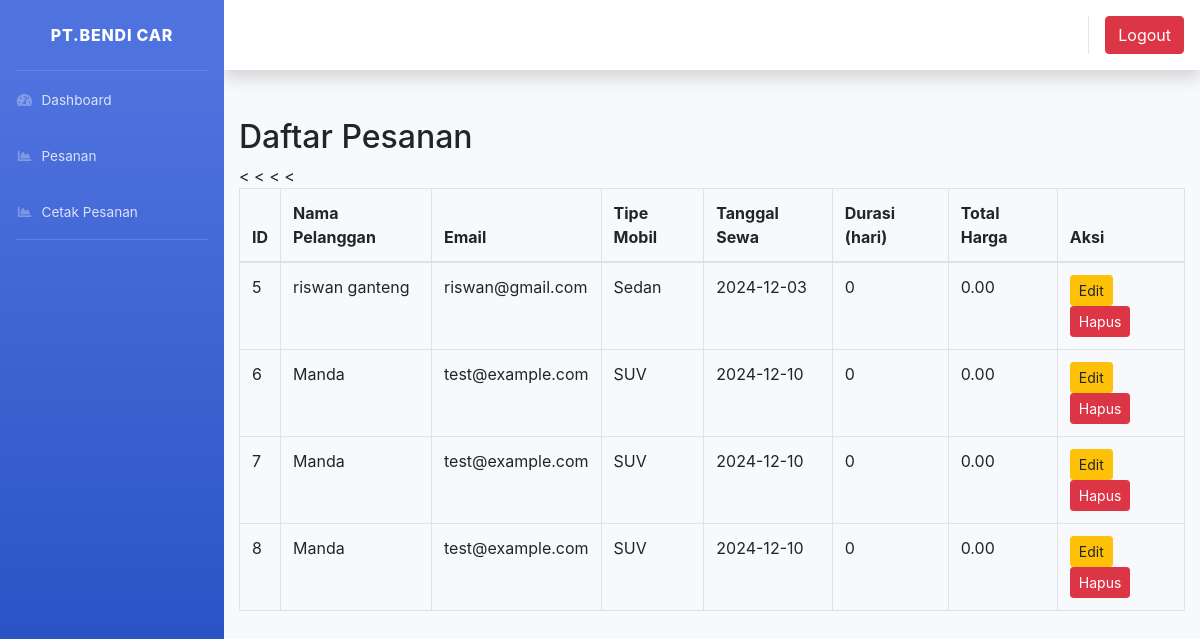
Page /pesanan.php (signed in) on the committed database.
### tables this page shows
CREATE TABLE `pesanan` (
  `id` int(11) NOT NULL,
  `nama_pelanggan` varchar(100) NOT NULL,
  `email` varchar(30) NOT NULL,
  `tipe_mobil` varchar(100) NOT NULL,
  `tanggal_sewa` date NOT NULL,
  `durasi` int(11) NOT NULL,
  `total_harga` decimal(10,2) NOT NULL
);

### pesanan.php (the view, shortened to what this page needs)
<?php
include 'koneksi.php';
$sql = "SELECT * FROM pesanan";
$result = $conn->query($sql);
?>
<?php
include_once "dashboard.php"
?>
<!DOCTYPE html>
<html lang="en">
<head>
    <link rel="stylesheet" href="https://stackpath.bootstrapcdn.com/bootstrap/4.5.2/css/bootstrap.min.css">
</head>
<body>
    <div class="container mt-5">
        <h2>Daftar Pesanan</h2>
        <table class="table table-bordered">
            <thead>
                <tr>
                    <th>ID</th>
                    <th>Nama Pelanggan</th>
                    <th>Email</th>
                    <th>Tipe Mobil</th>
                    <th>Tanggal Sewa</th>
                    <th>Durasi (hari)</th>
                    <th>Total Harga</th>
                    <th>Aksi</th>
                </tr>
            </thead>
            <tbody>
                <?php while ($row = $result->fetch_assoc()): ?>
                <tr>
                    < <td><?php echo $row['id']; ?></td>
                    <td><?php echo $row['nama_pelanggan']; ?></td>
                    <td><?php echo $row['email']; ?></td>
                    <td><?php echo $row['tipe_mobil']; ?></td>
                    <td><?php echo $row['tanggal_sewa']; ?></td>
                    <td><?php echo $row['durasi']; ?></td>
                    <td><?php echo $row['total_harga']; ?></td>
                    <td>
                        <a href="edit-pesanan.php?edit=<?php echo $row['id']; ?>" class="btn btn-warning btn-sm">Edit</a>
                        <a href="?delete=<?php echo $row['id']; ?>" class="btn btn-danger btn-sm" onclick="return confirm('Apakah Anda yakin ingin menghapus?');">Hapus</a>
                    </td>
                </tr>
                <?php endwhile; ?>
            </tbody>
        </table>
    </div>
</body>
</html>

### dashboard.php (shortened to what this page needs)
<!DOCTYPE html>
<html lang="en">
<head>
    <link href="public/vendor/fontawesome-free/css/all.min.css" rel="stylesheet" type="text/css">
    <link href="public/css/sb-admin-2.min.css" rel="stylesheet">
</head>
<body id="page-top">
    <div id="wrapper">
        <ul class="navbar-nav bg-gradient-primary sidebar sidebar-dark accordion" id="accordionSidebar">
            <a class="sidebar-brand d-flex align-items-center justify-content-center" href="index.php">
                <div class="sidebar-brand-text mx-3">PT.Bendi Car</div>
            </a>
            <hr class="sidebar-divider my-0">
            <li class="nav-item">
                <a class="nav-link" href="index.php">
                    <i class="fas fa-fw fa-tachometer-alt"></i>
                    <span>Dashboard</span></a>
            </li>
            <li class="nav-item">
                <a class="nav-link" href="pesanan.php">
                    <i class="fas fa-fw fa-chart-area"></i>
                    <span>Pesanan</span></a>
            </li>
            <li class="nav-item">
                <a class="nav-link" href="cetak-pesanan.php">
                    <i class="fas fa-fw fa-chart-area"></i>
                    <span>Cetak Pesanan</span></a>
            </li>
            <hr class="sidebar-divider d-none d-md-block">
        </ul>
        <div id="content-wrapper" class="d-flex flex-column">
            <div id="content">
                <nav class="navbar navbar-expand navbar-light bg-white topbar mb-4 static-top shadow">
                    <ul class="navbar-nav ml-auto">
                        <a href="logout.php" class="btn btn-danger">Logout</a>
                    </ul>
                </nav>

### rows in the picture
pesanan: id "5", nama_pelanggan "riswan ganteng", email "riswan@gmail.com", tipe_mobil "Sedan", tanggal_sewa "2024-12-03", durasi "0", total_harga "0.00"
pesanan: id "6", nama_pelanggan "Manda", email "test@example.com", tipe_mobil "SUV", tanggal_sewa "2024-12-10", durasi "0", total_harga "0.00"
pesanan: id "7", nama_pelanggan "Manda", email "test@example.com", tipe_mobil "SUV", tanggal_sewa "2024-12-10", durasi "0", total_harga "0.00"
pesanan: id "8", nama_pelanggan "Manda", email "test@example.com", tipe_mobil "SUV", tanggal_sewa "2024-12-10", durasi "0", total_harga "0.00"
